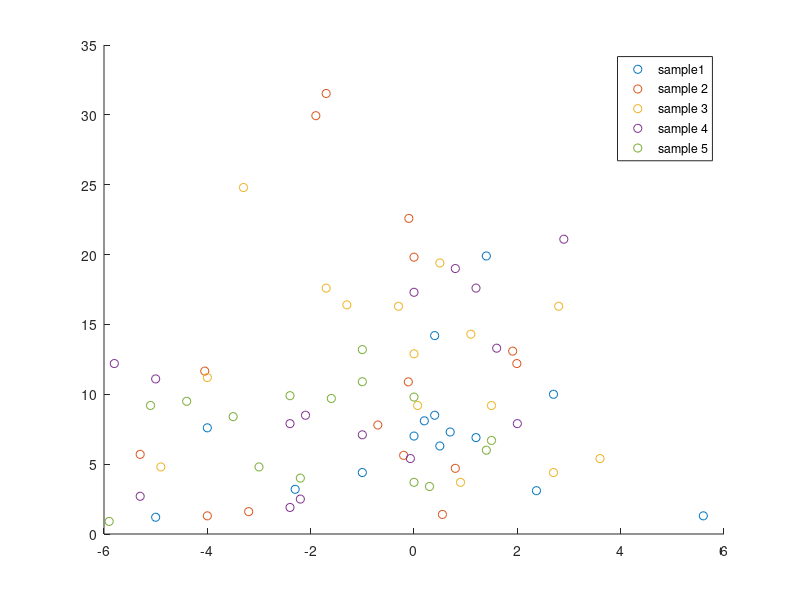
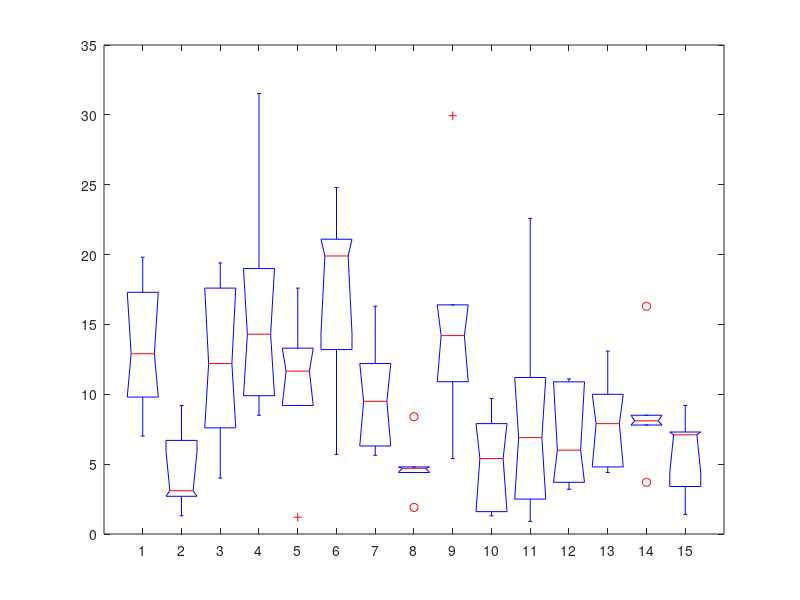

MATLAB code to generate these figures, in order:

set = [1, 1, 1, 1, 1, 2, 2, 2, 2, 2, 3, 3, 3, 3, 3];
rep = [1, 2, 3, 4, 5, 1, 2, 3, 4, 5, 1, 2, 3, 4, 5];

levels = [0,2.37,-4,0.4,-5,1.4,0.5,-1,0.4,5.6,1.2,-2.3,2.7,0.2,0.7];
errors = [7.01, 3.1, 7.6, 8.5, 1.2, 19.9, 6.3, 4.4, 14.2, 1.3, 6.9, 3.2, 10, 8.1, 7.3];

levels2 = [0, -4, 1.99, -1.7, -4.05, -5.3, -0.2, 0.8, -1.9, -3.2, -0.1, -0.11, 1.91, -0.7, 0.55];
errors2 = [19.813, 1.3, 12.1999, 31.53, 11.66, 5.7, 5.63, 4.7, 29.94, 1.6, 22.59, 10.89, 13.09, 7.8, 1.4];

levels3 = [0,1.5,0.5,1.1,-1.7,-3.3,2.8,-4.9,-1.3,3.6,-4,0.9,2.7,-0.3,0.07];
errors3 = [12.9,9.2,19.4,14.3,17.6,24.8,16.3,4.8,16.4,5.4,11.2,3.7,4.4,16.3,9.2];

levels4 = [0,-5.3,1.2,0.8,1.6,2.9,-5.8, -2.4, -0.07, 2.0, -2.2, -5, -2.4, -2.1, -1];
errors4 = [17.3,2.7,17.6,19,13.3,21.1,12.2,1.9,5.4, 7.9, 2.5, 11.1, 7.9, 8.5, 7.1];

levels5 = [0, 1.5 , -2.2 , -2.4 ,-5.1 , -1.0 , -4.4 , -3.5 , -1, -1.6, -5.9, 1.4, -3.0, 0.0 , 0.3];
errors5 = [9.8, 6.7, 4.0, 9.9, 9.2, 13.2, 9.5, 8.4, 10.9, 9.7, 0.9, 6.0, 4.8, 3.7, 3.4  ];

terrors = [errors; errors2; errors3; errors4; errors5];
figure();
scatter( levels, errors);
hold on;
scatter( levels2, errors2);
scatter( levels3, errors3);
scatter( levels4, errors4);
scatter( levels5, errors5);
legend('sample1', 'sample 2', 'sample 3', 'sample 4', 'sample 5');
figure();
boxplot(terrors,'notch','on');